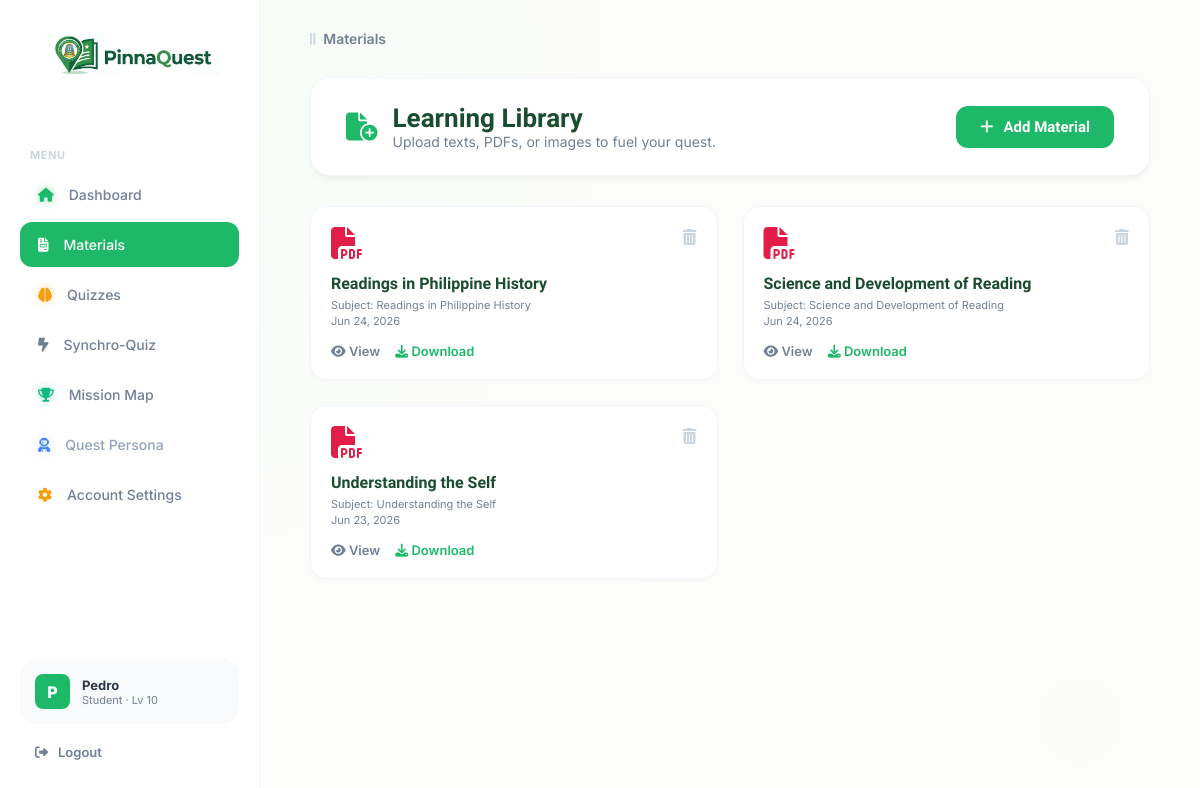
Screenshot of /materials.php (signed in) with the database file from the repository.
### tables this page shows
CREATE TABLE `users` (
  `id` int(11) NOT NULL,
  `full_name` varchar(255) NOT NULL,
  `email` varchar(255) NOT NULL,
  `password` varchar(255) NOT NULL,
  `role` enum('student','teacher') NOT NULL,
  `display_name` varchar(50) DEFAULT NULL,
  `avatar_key` varchar(50) DEFAULT 'default',
  `xp` int(10) UNSIGNED DEFAULT 0,
  `level` int(10) UNSIGNED DEFAULT 1
);

CREATE TABLE `materials` (
  `id` int(11) NOT NULL,
  `title` varchar(255) NOT NULL,
  `file_path` varchar(255) NOT NULL,
  `date_uploaded` datetime DEFAULT current_timestamp()
);

### materials.php (the view, shortened to what this page needs)
<?php
include_once('db.php');
$user_id = intval($_SESSION['user_id']);
$u = $conn->query("SELECT * FROM users WHERE id=$user_id");
$user = $u ? $u->fetch_assoc() : [];
$display_name = !empty($user['display_name']) ? $user['display_name'] : ($user['full_name'] ?? 'Student');
$initial = strtoupper(mb_substr($display_name, 0, 1));
$level = max(1, floor(intval($user['xp'] ?? 0) / 300) + 1);
?>
<!doctype html>
<html lang="en">
  <head>
    <link
      rel="stylesheet"
      href="https://cdnjs.cloudflare.com/ajax/libs/font-awesome/6.4.0/css/all.min.css"
    />
  </head>
  <body>
    <div class="sidebar">
    <div class="logo-box"><img src="pinnaquest logo.JPG" alt="PinnaQuest"></div>
    <p class="menu-heading">Menu</p>
    <a href="studentdashboard.php" class="nav-link"><i class="fa-solid fa-house"></i> Dashboard</a>
    <a href="materials.php" class="nav-link active"><i class="fa-solid fa-file-invoice"></i> Materials</a>
    <a href="quizzes.php" class="nav-link"><i class="fa-solid fa-brain"></i> Quizzes</a>
    <a href="synchro_portal.php" class="nav-link"><i class="fa-solid fa-bolt-lightning"></i> Synchro-Quiz</a>
    <a href="leaderboard.php" class="nav-link"><i class="fa-solid fa-trophy"></i> Mission Map</a>
    <a href="studentdashboard.php?openPersona=true" class="nav-link persona-link-style"><i class="fa-solid fa-user-astronaut"></i> Quest Persona</a>
    <a href="account_settings.php" class="nav-link"><i class="fa-solid fa-gear" style="color:#f59e0b"></i> Account Settings</a>
    <div class="user-profile-bottom">
        <div class="sidebar-avatar"><?php echo $initial; ?></div>
        <div class="user-details">
            <h4><?php echo htmlspecialchars($display_name); ?></h4>
            <p>Student &middot; Lv <?php echo $level; ?></p>
        </div>
    </div>
    <a href="logout.php" class="logout-link"><i class="fa-solid fa-sign-out-alt"></i> Logout</a>
</div>
    <div class="main">
      <div class="breadcrumb">
        <i class="fa-solid fa-grip-lines-vertical" style="color: #cbd5e0"></i>
        <span>Materials</span>
      </div>
      <div class="materials-header">
        <div class="header-title-container">
          <i class="fa-solid fa-file-circle-plus header-icon"></i>
          <div class="header-title">
            <h2>Learning Library</h2>
            <p>Upload texts, PDFs, or images to fuel your quest.</p>
          </div>
        </div>
        <button class="btn-add" id="openModalBtn"><i class="fa-solid fa-plus"></i> Add Material</button>
      </div>
      <div class="materials-grid">
        <?php
include_once("db.php");
$result = $conn->query("SELECT * FROM materials ORDER BY date_uploaded DESC");
if ($result->num_rows > 0) {
    while($row = $result->fetch_assoc()) {
    $file_ext = pathinfo($row['file_path'], PATHINFO_EXTENSION);
    $icon = ($file_ext == 'pdf') ? 'fa-file-pdf' : 'fa-file-image';
    $icon_color = ($file_ext == 'pdf') ? '#e11d48' : '#3b82f6';
    $label = !empty($row['display_name']) ? $row['display_name'] : $row['title'];
    echo '
    <div class="material-card" style="background: white; padding: 20px; border-radius: 16px; border: 1px solid #f1f5f9; position: relative;">
        <div style="display: flex; justify-content: space-between; align-items: flex-start; margin-bottom: 15px;">
            <i class="fa-solid '.$icon.'" style="font-size: 32px; color: '.$icon_color.';"></i>
            <a href="delete_material.php?id='.$row['id'].'"
                onclick="return confirm(\'Are you sure you want to delete this material?\')"
                style="color: #cbd5e0; transition: 0.3s;"
                onmouseover="this.style.color=\'#ef4444\'"
                onmouseout="this.style.color=\'#cbd5e0\'">
                <i class="fa-solid fa-trash-can"></i>
            </a>
        </div>
        <h3 style="font-size: 16px; font-family: \'Lexend\'; margin-bottom: 5px; color: var(--brand-dark-green);">'.htmlspecialchars($label).'</h3>
        <p style="font-size: 11px; color: var(--text-gray); margin-bottom:2px;">Subject: '.htmlspecialchars($row['title']).'</p>
        <p style="font-size: 11px; color: var(--text-gray);">'.date('M d, Y', strtotime($row['date_uploaded'])).'</p>
        <div style="margin-top: 15px; display: flex; gap: 15px;">
            <a href="'.$row['file_path'].'" target="_blank" style="text-decoration: none; font-size: 13px; color: var(--text-gray); font-weight: 600;">
                <i class="fa-solid fa-eye"></i> View
            </a>
            <a href="'.$row['file_path'].'" download style="text-decoration: none; font-size: 13px; color: var(--brand-green); font-weight: 600;">
                <i class="fa-solid fa-download"></i> Download
            </a>
        </div>
    </div>';
            }
        }
        ?>
      </div>
    </div>
  </body>
</html>

### materials.php (style rules this page uses)
:root { --brand-green: #1db968; --brand-dark-green: #1a4d2e; --soft-green: #f0fff4; --sidebar-white: #ffffff; --bg-light: #f8fafc; --text-dark: #1a202c; --text-gray: #718096; --border-color: #f1f5f9; --glow-green: rgba(29, 185, 104, 0.03); --glow-yellow: rgba(255, 235, 204, 0.05); --synchro-purple: #6366f1; --icon-materials: #3b82f6; --icon-quizzes: #f59e0b; --icon-leaderboard: #10b981; }
* { margin: 0; padding: 0; box-sizing: border-box; }
body { font-family: "Inter", sans-serif; background: radial-gradient(circle at 10% 10%, var(--glow-green) 0%, transparent 40%), radial-gradient(circle at 90% 90%, var(--glow-yellow) 0%, transparent 40%), #fcfdfa; background-attachment: fixed; display: flex; color: var(--text-dark); min-height: 100vh; }
.sidebar { width: 260px; background: var(--sidebar-white); height: 100vh; display: flex; flex-direction: column; padding: 30px 20px; position: fixed; top: 0; left: 0; border-right: 1px solid var(--border-color); z-index: 1000; }
.logo-box { margin-bottom: 40px; display: flex; justify-content: center; align-items: center; width: 100%; }
.logo-box img { width: 180px; height: auto; transition: transform 0.3s ease; cursor: pointer; }
.menu-heading { font-size: 11px; font-weight: 700; color: #cbd5e0; text-transform: uppercase; margin: 20px 0 10px 10px; letter-spacing: 0.05em; }
.nav-link { display: flex; align-items: center; gap: 15px; padding: 14px 18px; text-decoration: none; color: var(--text-gray); font-weight: 500; font-size: 14px; border-radius: 12px; margin-bottom: 5px; transition: 0.2s; }
.nav-link.active { background-color: var(--brand-green); color: white !important; }
.nav-link.active i { color: white !important; text-shadow: none !important; }
.nav-link i.fa-house { color: var(--brand-green); text-shadow: 0 0 8px rgba(29, 185, 104, 0.4); }
.nav-link i.fa-brain { color: var(--icon-quizzes); text-shadow: 0 0 8px rgba(245, 158, 11, 0.4); }
.nav-link i.fa-trophy { color: var(--icon-leaderboard); text-shadow: 0 0 8px rgba(16, 185, 129, 0.4); }
.nav-link i.fa-user-astronaut { color: #3b82f6; text-shadow: 0 0 8px rgba(59, 130, 246, 0.3); }
.persona-link-style { color: #94a3b8 !important; }
.user-profile-bottom { margin-top: auto; background: #f8fafc; padding: 15px; border-radius: 16px; display: flex; align-items: center; gap: 12px; margin-bottom: 10px; }
.sidebar-avatar { width:35px;height:35px;background:var(--brand-green);border-radius:8px;color:white;display:flex;align-items:center;justify-content:center;font-weight:800;font-size:16px;flex-shrink:0; }
.user-details h4 { font-size: 13px; font-weight: 700; color: #2d3748; margin: 0; }
.user-details p { font-size: 11px; color: var(--text-gray); margin: 0; }
.logout-link { display: flex; align-items: center; gap: 10px; text-decoration: none; color: var(--text-gray); font-size: 13px; font-weight: 600; padding: 10px 15px; transition: 0.2s; }
.main { flex: 1; margin-left: 260px; padding: 30px 50px; }
.breadcrumb { font-size: 14px; color: var(--text-gray); font-weight: 600; display: flex; align-items: center; gap: 8px; margin-bottom: 30px; }
.materials-header { background: white; padding: 25px 35px; border-radius: 20px; display: flex; justify-content: space-between; align-items: center; box-shadow: 0 4px 6px -1px rgba(0, 0, 0, 0.05); border: 1px solid var(--border-color); margin-bottom: 30px; }
.header-title-container { display: flex; align-items: center; gap: 15px; }
.header-icon { font-size: 28px; color: var(--brand-green); }
.header-title h2 { font-family: "Lexend"; font-weight: 700; font-size: 26px; color: var(--brand-dark-green); }
.header-title p { color: var(--text-gray); font-size: 14px; }
.btn-add { background: var(--brand-green); color: white; border: none; padding: 12px 24px; border-radius: 12px; font-family: "Lexend"; font-weight: 600; font-size: 15px; cursor: pointer; display: flex; align-items: center; gap: 10px; transition: 0.3s; }
.materials-grid { display: grid; grid-template-columns: repeat(auto-fill, minmax(280px, 1fr)); gap: 25px; }
.material-card { background: white; padding: 24px; border-radius: 20px; border: 1px solid var(--border-color); transition: 0.3s ease; position: relative; box-shadow: 0 2px 4px rgba(0,0,0,0.02); }

### rows the page displays
users: display_name "P", display_name "Pedro", xp "10"
materials: title "Readings in Philippine History", date_uploaded "Jun 24, 2026"
materials: title "Science and Development of Reading", date_uploaded "Jun 24, 2026"
materials: title "Understanding the Self", date_uploaded "Jun 23, 2026"
